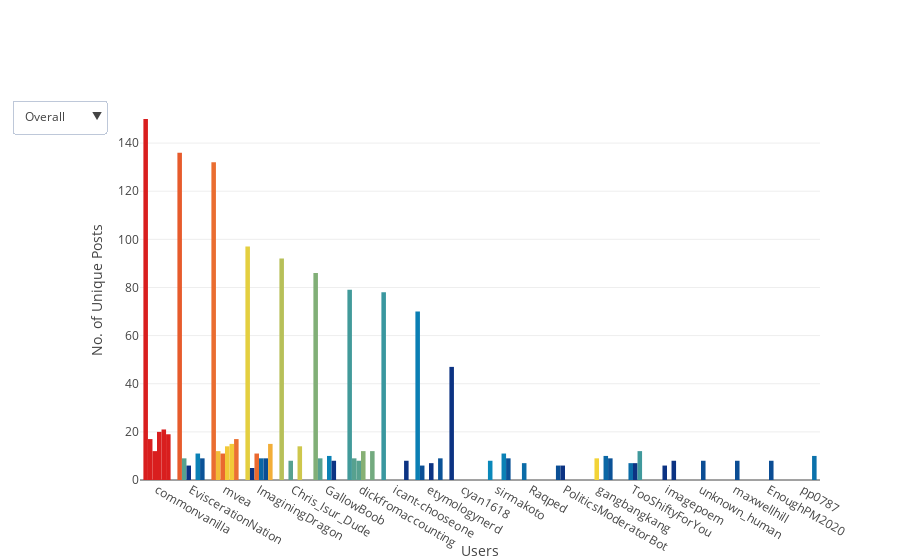

The notebook cell saved with this chart:
### Markdown cell above
### Top 10 Users with the Most Posts (Unique) on the Front Page

### Code cell
# interactive graph to show top users by unique posts on the entire front page and in certain positions

# top 10 users with the most posts across the entire front page
top_overall = ordered.groupby("submitter")["post_id"].nunique().sort_values(ascending=False).reset_index()

data = [go.Bar(
    x = top_overall.submitter[:10].tolist(),
    y = top_overall.post_id[:10].tolist(),
    name = "Overall",
    marker = {
        "color": top_overall.post_id[:10].tolist(),
        "colorscale": "Portland"
    }
)]
           
# append a figure for each of the top 5 positions
for position in range(0,5):
    # filter data
    relevant_data = ordered[ordered.order == position].groupby(
        "submitter")["post_id"].nunique().sort_values(ascending=False).reset_index()
    
    # create and figure
    data.append(
        go.Bar(
            x = relevant_data.submitter[:10].tolist(),
            y = relevant_data.post_id[:10].tolist(),
            name = f"Position {position+1}",
            marker = {
                "color": relevant_data.post_id[:10].tolist(),
                "colorscale": "Portland"
            }
        )
    )
    
updatemenus = [{
    "active": 0,
    "buttons": [{
        "label": "Overall",
        "method": "update",
        "args" : [{"visible": [True, False, False, False, False, False]},
                  {"title": "Users with Most Posts on Front Page"}]
    },
    {
        "label": "Position 1",
        "method": "update",
        "args" : [{"visible": [False, True, False, False, False, False]},
                  {"title": "Users with Most Posts in Position 1"}]
    },
    {
        "label": "Position 2",
        "method": "update",
        "args" : [{"visible": [False, False, True, False, False, False]},
                  {"title": "Users with Most Posts in Position 2"}]
    },
    {
        "label": "Position 3",
        "method": "update",
        "args" : [{"visible": [False, False, False, True, False, False]},
                  {"title": "Users with Most Posts in Position 3"}]
    },
    {
        "label": "Position 4",
        "method": "update",
        "args" : [{"visible": [False, False, False, False, True, False]},
                  {"title": "Users with Most Posts in Position 4"}]
    },
    {
        "label": "Position 5",
        "method": "update",
        "args" : [{"visible": [False, False, False, False, False, True]},
                  {"title": "Users with Most Posts in Position 5"}]
    }
    ]
}]

layout = go.Layout(
    xaxis = {"title": "Users"},
    yaxis = {"title": "No. of Unique Posts"},
    showlegend = False,
    updatemenus = updatemenus
)

figure = go.Figure(data=data, layout=layout)

plotly.offline.iplot(figure, filename="users-most-posts")

### Figure 1 — Plotly figure (JSON) as saved in the notebook; plotly's stock layout.template omitted (floating-point values rounded to 4 significant figures)
{"data": [{"marker": {"color": [150, 136, 132, 97, 92, 86, 79, 78, 70, 47], "colorscale": "Portland"}, "name": "Overall", "type": "bar", "uid": "d88fa7b0-33a1-444f-8948-481a1cc3b38b", "x": ["commonvanilla", "EviscerationNation", "mvea", "ImaginingDragon", "Chris_Isur_Dude", "GallowBoob", "dickfromaccounting", "icant-chooseone", "etymologynerd", "cyan1618"], "y": [150, 136, 132, 97, 92, 86, 79, 78, 70, 47]}, {"marker": {"color": [17, 12, 9, 9, 9, 8, 7, 6, 6, 5], "colorscale": "Portland"}, "name": "Position 1", "type": "bar", "uid": "5d685e10-78c5-4397-a9a5-af7556f8db4b", "x": ["commonvanilla", "mvea", "GallowBoob", "EviscerationNation", "dickfromaccounting", "sirmakoto", "Raqped", "etymologynerd", "PoliticsModeratorBot", "ImaginingDragon"], "y": [17, 12, 9, 9, 9, 8, 7, 6, 6, 5]}, {"marker": {"color": [12, 11, 11, 9, 8, 8, 7, 6, 6, 6], "colorscale": "Portland"}, "name": "Position 2", "type": "bar", "uid": "01005eea-0959-4b0c-a76c-efbb65df5307", "x": ["commonvanilla", "mvea", "ImaginingDragon", "gangbangkang", "dickfromaccounting", "Chris_Isur_Dude", "TooShiftyForYou", "PoliticsModeratorBot", "EviscerationNation", "imagepoem"], "y": [12, 11, 11, 9, 8, 8, 7, 6, 6, 6]}, {"marker": {"color": [20, 14, 12, 10, 9, 8, 8, 8, 7, 7], "colorscale": "Portland"}, "name": "Position 3", "type": "bar", "uid": "dba767ff-f213-4fa5-83c7-0c3ac9f51ec5", "x": ["commonvanilla", "mvea", "dickfromaccounting", "GallowBoob", "ImaginingDragon", "unknown_human", "maxwellhill", "EnoughPM2020", "etymologynerd", "TooShiftyForYou"], "y": [20, 14, 12, 10, 9, 8, 8, 8, 7, 7]}, {"marker": {"color": [21, 15, 14, 12, 11, 11, 10, 9, 8, 8], "colorscale": "Portland"}, "name": "Position 4", "type": "bar", "uid": "bb5f91f6-ec11-4e91-976d-5ed7ef4eabc3", "x": ["commonvanilla", "mvea", "Chris_Isur_Dude", "TooShiftyForYou", "EviscerationNation", "sirmakoto", "gangbangkang", "ImaginingDragon", "GallowBoob", "imagepoem"], "y": [21, 15, 14, 12, 11, 11, 10, 9, 8, 8]}, {"marker": {"color": [19, 17, 15, 12, 10, 9, 9, 9, 9, 8], "colorscale": "Portland"}, "name": "Position 5", "type": "bar", "uid": "9226587b-fb05-4abe-9c86-5504ffb92df6", "x": ["commonvanilla", "mvea", "ImaginingDragon", "dickfromaccounting", "pp0787", "EviscerationNation", "sirmakoto", "gangbangkang", "etymologynerd", "icant-chooseone"], "y": [19, 17, 15, 12, 10, 9, 9, 9, 9, 8]}], "layout": {"showlegend": false, "updatemenus": [{"active": 0, "buttons": [{"args": [{"visible": [true, false, false, false, false, false]}, {"title": "Users with Most Posts on Front Page"}], "label": "Overall", "method": "update"}, {"args": [{"visible": [false, true, false, false, false, false]}, {"title": "Users with Most Posts in Position 1"}], "label": "Position 1", "method": "update"}, {"args": [{"visible": [false, false, true, false, false, false]}, {"title": "Users with Most Posts in Position 2"}], "label": "Position 2", "method": "update"}, {"args": [{"visible": [false, false, false, true, false, false]}, {"title": "Users with Most Posts in Position 3"}], "label": "Position 3", "method": "update"}, {"args": [{"visible": [false, false, false, false, true, false]}, {"title": "Users with Most Posts in Position 4"}], "label": "Position 4", "method": "update"}, {"args": [{"visible": [false, false, false, false, false, true]}, {"title": "Users with Most Posts in Position 5"}], "label": "Position 5", "method": "update"}]}], "xaxis": {"title": {"text": "Users"}}, "yaxis": {"title": {"text": "No. of Unique Posts"}}}}
